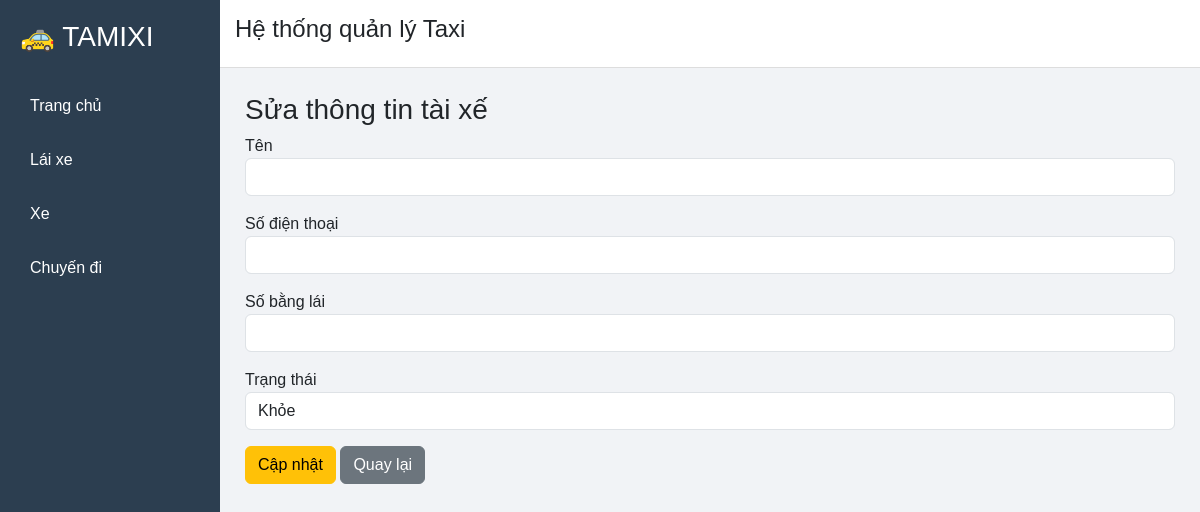
Before: /edit/3 with the older database file.
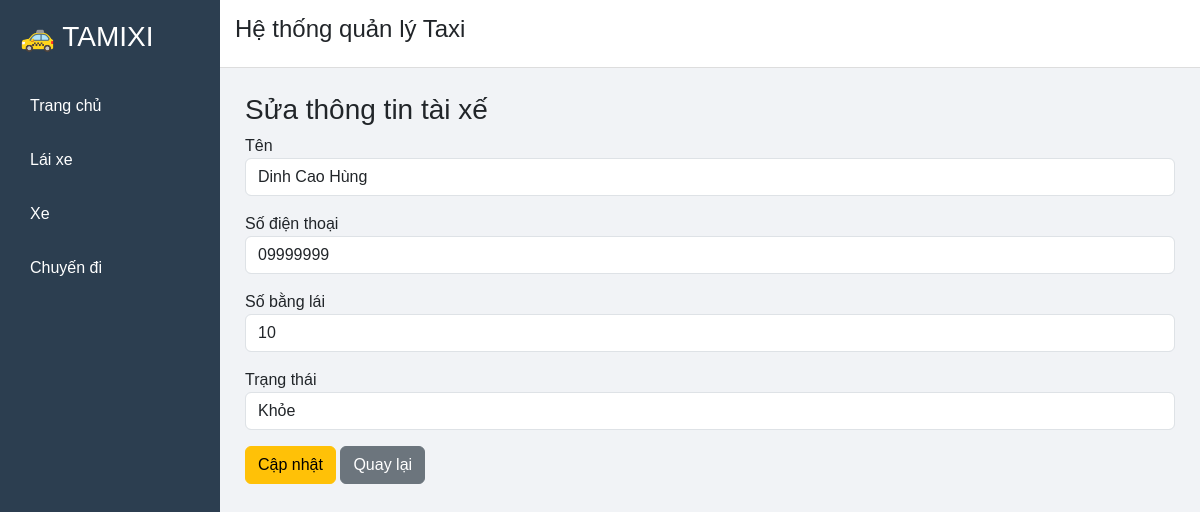
After: the same page with the newer database file.
### tables this page shows
CREATE TABLE Drivers (
    driver_id INTEGER PRIMARY KEY AUTOINCREMENT,
    name TEXT NOT NULL,
    phone TEXT,
    license_number TEXT,
    status TEXT
);

### app.py (the view, shortened to what this page needs)
@app.route("/edit/<id>",methods=["GET","POST"])
def edit_driver(id):
    conn = get_db()
    cursor = conn.cursor()
    cursor.execute("SELECT * FROM Drivers WHERE driver_id=?", (id,))
    driver=cursor.fetchone()
    conn.close()
    return render_template("edit_driver.html",driver=driver)

### app.py (called while the page is built)
def get_db():
    conn = sqlite3.connect("taxi.db")
    conn.row_factory = sqlite3.Row
    return conn

### templates/edit_driver.html (shortened to what this page needs)
{% extends "layout.html" %}
{% block content %}
<h3>Sửa thông tin tài xế</h3>
<form method="POST">
<div class="mb-3">
<label>Tên </label>
<input type="text" name="name" class="form-control" value="{{driver.name}}">
</div>
<div class="mb-3">
<label>Số điện thoại</label>
<input type="text" name="phone" class="form-control" value="{{driver.phone}}">
</div>
<div class="mb-3">
<label>Số bằng lái</label>
<input type="text" name="license" class="form-control" value="{{driver.license_number}}">
</div>
<div class="mb-3">
<label>Trạng thái</label>
<select name="status" class="form-control">
<option value="Khỏe" {% if driver.status=="Khỏe" %}selected{% endif %}>
Khỏe
</option>
</select>
</div>
<button class="btn btn-warning">Cập nhật</button>
<a href="/drivers" class="btn btn-secondary">Quay lại</a>
</form>
{% endblock %}

Changed rows visible on the page:
added Drivers: name "Dinh Cao Hùng", phone "09999999", license "10", status "Khỏe"
Other visible differences:
form field status: "Khỏe" → (not shown)
